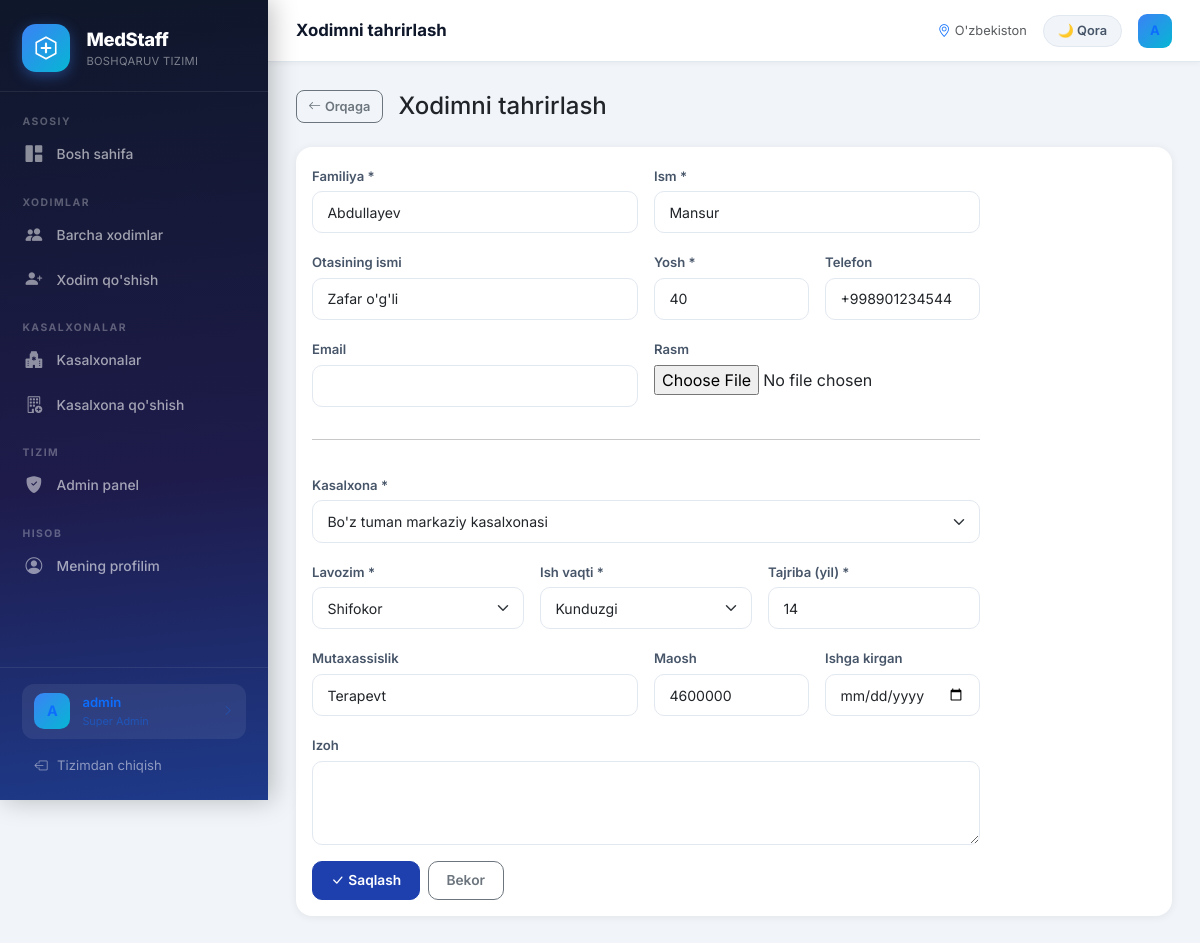
The page /staff/44/edit/ (signed in) on the database its author committed.
### frontend/models.py (models this page shows, shortened)
class Staff(models.Model):
    first_name = models.CharField(max_length=100, verbose_name='Ism')
    last_name = models.CharField(max_length=100, verbose_name='Familiya')
    middle_name = models.CharField(max_length=100, blank=True, verbose_name='Otasining ismi')
    age = models.PositiveIntegerField(verbose_name='Yosh')
    position = models.CharField(max_length=50, choices=POSITION_CHOICES, verbose_name='Lavozim')
    specialization = models.CharField(max_length=200, blank=True, verbose_name='Mutaxassislik')
    hospital = models.ForeignKey(Hospital, on_delete=models.CASCADE,
                                  related_name='staff', verbose_name='Kasalxona')
    experience_years = models.PositiveIntegerField(default=0, verbose_name='Tajriba (yil)')
    shift = models.CharField(max_length=20, choices=SHIFT_CHOICES,
                              default='kunduzgi', verbose_name='Ish vaqti')
    phone = models.CharField(max_length=20, blank=True, verbose_name='Telefon')
    email = models.EmailField(blank=True, verbose_name='Email')
    photo = models.ImageField(upload_to='staff/', blank=True, null=True, verbose_name='Rasm')
    salary = models.DecimalField(max_digits=12, decimal_places=0,
                                  null=True, blank=True, verbose_name='Maosh (so\'m)')
    is_active = models.BooleanField(default=True, verbose_name='Faol')
    hired_date = models.DateField(null=True, blank=True, verbose_name='Ishga kirgan sana')
    notes = models.TextField(blank=True, verbose_name='Izoh')
    created_at = models.DateTimeField(auto_now_add=True)
    class Meta:
        verbose_name = 'Xodim'
        verbose_name_plural = 'Xodimlar'
        ordering = ['last_name', 'first_name']

### frontend/views.py (the view)
# urls.py: path('staff/<int:pk>/edit/', views.staff_edit, name='staff_edit'),
@login_required
def staff_edit(request, pk):
    person = get_object_or_404(Staff, pk=pk)
    if request.method == 'POST':
        form = StaffForm(request.POST, request.FILES, instance=person)
        if form.is_valid():
            form.save()
            messages.success(request, 'Xodim ma\'lumotlari yangilandi!')
            return redirect('staff_detail', pk=pk)
    else:
        form = StaffForm(instance=person)
    return render(request, 'frontend/staff_form.html', {'form': form, 'title': 'Xodimni tahrirlash', 'person': person})

### frontend/models.py (called while the page is built)
    def __str__(self):
        return self.name

### templates/frontend/staff_form.html (shortened to what this page needs)
{% extends 'base.html' %}
{% block page_title %}{{ title }}{% endblock %}
{% block content %}
<div class="d-none d-md-block">
  <div class="d-flex align-items-center gap-3 mb-4"><a href="{% url 'staff_list' %}" class="btn btn-outline-secondary btn-sm"><i class="bi bi-arrow-left me-1"></i>Orqaga</a><h4 class="mb-0 fw-700">{{ title }}</h4></div>
  <div class="card"><div class="card-body" style="max-width:700px;">
    <form method="post" enctype="multipart/form-data">{% csrf_token %}
      <div class="row g-3">
        <div class="col-md-6"><label class="form-label">Familiya *</label>{{ form.last_name }}</div>
        <div class="col-md-6"><label class="form-label">Ism *</label>{{ form.first_name }}</div>
        <div class="col-md-6"><label class="form-label">Otasining ismi</label>{{ form.middle_name }}</div>
        <div class="col-md-3"><label class="form-label">Yosh *</label>{{ form.age }}</div>
        <div class="col-md-3"><label class="form-label">Telefon</label>{{ form.phone }}</div>
        <div class="col-md-6"><label class="form-label">Email</label>{{ form.email }}</div>
        <div class="col-md-6"><label class="form-label">Rasm</label>{{ form.photo }}</div>
        <div class="col-12"><hr></div>
        <div class="col-md-12"><label class="form-label">Kasalxona *</label>{{ form.hospital }}</div>
        <div class="col-md-4"><label class="form-label">Lavozim *</label>{{ form.position }}</div>
        <div class="col-md-4"><label class="form-label">Ish vaqti *</label>{{ form.shift }}</div>
        <div class="col-md-4"><label class="form-label">Tajriba (yil) *</label>{{ form.experience_years }}</div>
        <div class="col-md-6"><label class="form-label">Mutaxassislik</label>{{ form.specialization }}</div>
        <div class="col-md-3"><label class="form-label">Maosh</label>{{ form.salary }}</div>
        <div class="col-md-3"><label class="form-label">Ishga kirgan</label>{{ form.hired_date }}</div>
        <div class="col-12"><label class="form-label">Izoh</label>{{ form.notes }}</div>
        <div class="col-12 d-flex gap-2"><button type="submit" class="btn btn-primary"><i class="bi bi-check-lg me-1"></i>Saqlash</button><a href="{% url 'staff_list' %}" class="btn btn-outline-secondary">Bekor</a></div>
      </div>
    </form>
  </div></div>
</div>
{% endblock %}

### templates/base.html (shortened to what this page needs)
<!DOCTYPE html>
<html lang="uz">
<head>
    <link href="https://cdnjs.cloudflare.com/ajax/libs/font-awesome/7.0.1/css/all.min.css" rel="stylesheet">
    <link href="https://cdn.jsdelivr.net/npm/bootstrap@5.3.2/dist/css/bootstrap.min.css" rel="stylesheet">
    <link href="https://cdn.jsdelivr.net/npm/bootstrap-icons@1.11.3/font/bootstrap-icons.css" rel="stylesheet">
</head>
<body>
{% if user.is_authenticated %}
<nav class="sidebar" id="sidebar">
    <div class="sidebar-brand">
        <div class="d-flex align-items-center gap-3">
            <div class="logo-circle">
                <svg width="26" height="26" viewBox="0 0 24 24" fill="none">
                    <path d="M12 2L3 7v10l9 5 9-5V7L12 2z" stroke="white" stroke-width="1.5" stroke-linejoin="round"/>
                    <path d="M12 8v8M8 12h8" stroke="white" stroke-width="2" stroke-linecap="round"/>
                </svg>
            </div>
            <div>
                <div class="brand-name">MedStaff</div>
                <div class="brand-sub">BOSHQARUV TIZIMI</div>
            </div>
        </div>
    </div>
    <div class="sidebar-nav">
        <div class="nav-section">Asosiy</div>
        <a href="{% url 'home' %}" class="nav-link-item {% if request.resolver_match.url_name == 'home' %}active{% endif %}">
            <i class="bi bi-grid-1x2-fill"></i> Bosh sahifa
        </a>
        <div class="nav-section mt-2">Xodimlar</div>
        <a href="{% url 'staff_list' %}" class="nav-link-item {% if 'staff_list' in request.resolver_match.url_name or 'staff_detail' in request.resolver_match.url_name %}active{% endif %}">
            <i class="bi bi-people-fill"></i> Barcha xodimlar
        </a>
        {% if user.is_staff or user.is_superuser %}
        <a href="{% url 'staff_add' %}" class="nav-link-item {% if 'staff_add' in request.resolver_match.url_name %}active{% endif %}">
            <i class="bi bi-person-plus-fill"></i> Xodim qo'shish
        </a>
        {% endif %}
        <div class="nav-section mt-2">Kasalxonalar</div>
        <a href="{% url 'hospital_list' %}" class="nav-link-item {% if 'hospital_list' in request.resolver_match.url_name or 'hospital_detail' in request.resolver_match.url_name %}active{% endif %}">
            <i class="bi bi-hospital-fill"></i> Kasalxonalar
        </a>
        {% if request.user.is_staff or request.user.is_superuser %}
        <a href="{% url 'hospital_add' %}" class="nav-link-item {% if 'hospital_add' in request.resolver_match.url_name %}active{% endif %}">
            <i class="bi bi-building-add"></i> Kasalxona qo'shish
        </a>
        {% endif %}
        {% if user.is_staff or user.is_superuser %}
        <div class="nav-section mt-2">Tizim</div>
        <a href="/admin/" class="nav-link-item">
            <i class="bi bi-shield-fill-check"></i> Admin panel
        </a>
        {% endif %}
        <div class="nav-section mt-2">Hisob</div>
        <a href="{% url 'profile' %}" class="nav-link-item {% if 'profile' in request.resolver_match.url_name %}active{% endif %}">
            <i class="bi bi-person-circle"></i> Mening profilim
        </a>
    </div>
    <div class="sidebar-footer">
        <a href="{% url 'profile' %}" class="user-badge text-decoration-none" style="transition: background .2s;">
            <div class="user-avatar">{% if user.first_name %}{{ user.first_name.0|upper }}{{ user.last_name.0|upper }}{% else %}{{ user.username.0|upper }}{% endif %}</div>
            <div style="overflow:hidden; flex:1;">
                <div class="user-name">{{ user.get_full_name|default:user.username }}</div>
                <div class="user-role">{% if user.is_superuser %}Super Admin{% elif user.is_staff %}Admin{% else %}Foydalanuvchi{% endif %}</div>
            </div>
            <i class="bi bi-chevron-right" style="font-size:.7rem; opacity:.4; flex-shrink:0;"></i>
        </a>
        <a href="{% url 'logout' %}" class="logout-btn">
            <i class="bi bi-box-arrow-left"></i> Tizimdan chiqish
        </a>
    </div>
</nav>
{% endif %}
<div class="{% if user.is_authenticated %}main-content{% endif %}">
    {% if user.is_authenticated %}
    <div class="topbar">
        <div class="topbar-left">
            <span class="topbar-title">{% block page_title %}MedStaff{% endblock %}</span>
        </div>
        <div class="d-flex align-items-center gap-3">
            <span class="text-muted" style="font-size:.8rem">
                <i class="bi bi-geo-alt text-primary me-1"></i>O'zbekiston
            </span>
            <button id="themeBtnDesktop" style="height:32px;padding:0 14px;background:var(--desk-theme-bg,#f1f5f9);border:1.5px solid var(--desk-theme-border,#e2e8f0);border-radius:20px;color:var(--desk-theme-color,#475569);font-size:.8rem;font-weight:600;cursor:pointer;font-family:inherit;display:flex;align-items:center;gap:5px;transition:all .2s;">🌙 Qora</button>
            <a href="{% url 'profile' %}" style="text-decoration:none;">
                <div class="user-avatar" style="width:34px;height:34px;font-size:.82rem;border-radius:9px;cursor:pointer;" title="Profil">
                    {% if user.first_name %}{{ user.first_name.0|upper }}{{ user.last_name.0|upper }}{% else %}{{ user.username.0|upper }}{% endif %}
                </div>
            </a>
        </div>
    </div>
    {% endif %}
    <div class="page-content">
        {% block content %}{% endblock %}
    </div>
</div>
</body>
</html>

### templates/base.html (style rules this page uses)
:root { --primary: #1e40af; --primary-light: #3b82f6; --primary-dark: #1e3a8a; --secondary: #06b6d4; --accent: #10b981; --danger: #ef4444; --warning: #f59e0b; --bg: #f1f5f9; --sidebar-w: 268px; --card-radius: 16px; }
* { box-sizing: border-box; margin: 0; padding: 0; }
body { background: var(--bg); font-family: 'Inter', 'Segoe UI', system-ui, sans-serif; }
.sidebar { position: fixed; top: 0; left: 0; width: var(--sidebar-w); height: 100vh; background: linear-gradient(175deg, #0f172a 0%, #1e1b4b 60%, #1e3a8a 100%); color: white; overflow-y: auto; z-index: 200; display: flex; flex-direction: column; box-shadow: 4px 0 24px rgba(0,0,0,.25); }
.sidebar-brand { padding: 1.5rem 1.4rem 1.2rem; border-bottom: 1px solid rgba(255,255,255,.08); flex-shrink: 0; }
.logo-circle { width: 48px; height: 48px; background: linear-gradient(135deg, #3b82f6, #06b6d4); border-radius: 14px; display: flex; align-items: center; justify-content: center; font-size: 1.4rem; flex-shrink: 0; box-shadow: 0 4px 14px rgba(59,130,246,.4); }
.brand-name { font-size: 1.15rem; font-weight: 800; letter-spacing: -.3px; }
.brand-sub { font-size: .7rem; opacity: .45; letter-spacing: .3px; }
.sidebar-nav { padding: .75rem 0; flex: 1; overflow-y: auto; }
.nav-section { padding: .6rem 1.4rem .2rem; font-size: .65rem; font-weight: 700; text-transform: uppercase; letter-spacing: 1.5px; color: rgba(255,255,255,.3); }
.nav-link-item { display: flex; align-items: center; gap: .7rem; padding: .6rem 1.4rem; color: rgba(255,255,255,.6); text-decoration: none; font-size: .865rem; font-weight: 500; transition: all .2s; border-left: 3px solid transparent; }
.nav-link-item i { font-size: 1.05rem; width: 20px; opacity: .85; }
.sidebar-footer { padding: 1rem 1.4rem; border-top: 1px solid rgba(255,255,255,.08); flex-shrink: 0; }
.user-badge { display: flex; align-items: center; gap: .75rem; padding: .6rem .75rem; background: rgba(255,255,255,.07); border-radius: 12px; margin-bottom: .6rem; }
.user-avatar { width: 36px; height: 36px; border-radius: 10px; background: linear-gradient(135deg, #3b82f6, #06b6d4); display: flex; align-items: center; justify-content: center; font-weight: 700; font-size: .9rem; flex-shrink: 0; }
.user-name { font-size: .82rem; font-weight: 600; white-space: nowrap; overflow: hidden; text-overflow: ellipsis; }
.user-role { font-size: .68rem; opacity: .45; }
.logout-btn { display: flex; align-items: center; gap: .6rem; padding: .5rem .75rem; border-radius: 10px; color: rgba(255,255,255,.5); text-decoration: none; font-size: .82rem; transition: all .2s; }
.main-content { margin-left: var(--sidebar-w); min-height: 100vh; }
.topbar { background: white; padding: .85rem 1.75rem; border-bottom: 1px solid #e2e8f0; display: flex; align-items: center; justify-content: space-between; position: sticky; top: 0; z-index: 100; box-shadow: 0 1px 6px rgba(0,0,0,.05); }
.topbar-left { display: flex; align-items: center; gap: .75rem; }
.topbar-title { font-weight: 700; font-size: 1.05rem; color: #0f172a; }
.page-content { padding: 1.75rem; }
.card { border: none; border-radius: var(--card-radius); box-shadow: 0 1px 8px rgba(0,0,0,.07); }
.form-control, .form-select { border-radius: 10px; border: 1.5px solid #e2e8f0; padding: .6rem .9rem; font-size: .88rem; transition: border .2s, box-shadow .2s; }
.form-label { font-weight: 600; font-size: .82rem; color: #475569; margin-bottom: .3rem; }
.btn { border-radius: 10px; font-weight: 600; font-size: .86rem; padding: .5rem 1.1rem; transition: all .2s; }
.btn-primary { background: var(--primary); border-color: var(--primary); }
.btn-sm { padding: .35rem .7rem; font-size: .8rem; border-radius: 8px; }

### rows shown on the page
Staff: last_name "Abdullayev", first_name "Mansur", middle_name "Zafar o'g'li", age "40", phone "+998901234544", hospital "Bo'z tuman markaziy kasalxonasi", position "Shifokor", shift "Kunduzgi", experience_years "14", specialization "Terapevt", salary "4600000"

### other values the page prints
{{ user.username.0|upper }} "A"
{{ user.get_full_name|default:user.username }} "admin"
{{ title }} "Xodimni tahrirlash"
